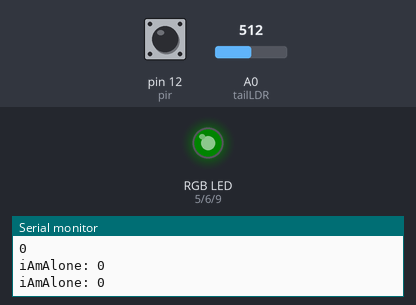
This sketch was run on a simulated Arduino Uno, built with avr-gcc and run on an emulated ATmega328P. Parts: an RGB LED mixed from three pins (HIGH = lit), the last lines printed to the serial monitor. The inputs (shaded band) are chosen by the test bench; at power-on: A0 (tailLDR) = 512, pin 12 (pir) HIGH. Dim RGB values are drawn brighter than linear.

Above: at 1.2 s.
1.3 s: A0 (tailLDR) set to 105
4.3 s: A0 (tailLDR) set to 90
7.3 s: pin 12 (pir) driven LOW
At 7.45 s:
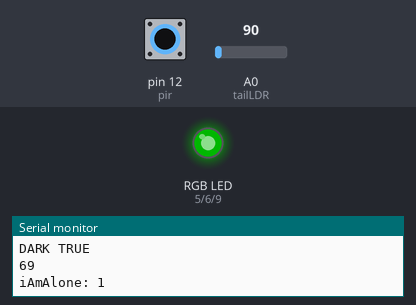
10.3 s: pin 12 (pir) pulsed HIGH 5 times (0.12 s each, 0.3 s apart)
14.8 s: pin 12 (pir) driven HIGH
17.8 s: A0 (tailLDR) set to 110
At 20.89 s:
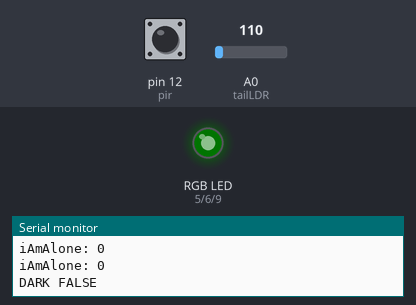
Timing chart, 0 to 21.8 s (numbered marks = the images above; inputs shaded):
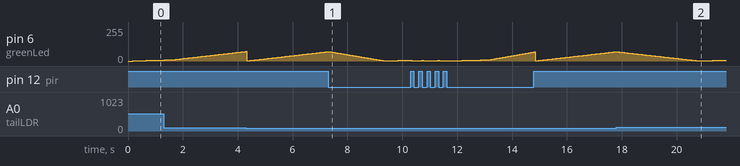

Measured:
- after the input at 17.8 s, pin 9 (blueLed): stays LOW (without the input it goes to HIGH after 3.7 s)

The sketch:

Sleepy.ino
```cpp
#define CALIBRATION_SAMPLES 10
#define MAX_ANGER 777
#define MAX_FADE_TIME 1000
#define DETECTION_RANGE 0.8
#define AVERAGE_LIGHT 100
#define UPDATE_ANGER_TIME 5

// Anger states
#define ANGER1 (MAX_ANGER / 5)
#define ANGER2 2 * (MAX_ANGER / 5)
#define ANGER3 3 * (MAX_ANGER / 5)
#define ANGER4 4 * (MAX_ANGER / 5)

#define MAX_CALM_LIGHT 100
#define MAX_ANALOG_VALUE 255

// Devices
int pir = 12;
int tailLDR = A0;
int voiceBuzzer = 3;
int redLed = 5;
int greenLed = 6;
int blueLed = 9;

// Emotion Variable
int anger = 0;
int RPower = 0;
int GPower = 0;
int BPower = 0;

// Ambient calibration
int nearestWall = 300;

// Time Variables
int initialUpdateTime = 0;
int initalFadeTime = 0;

// Flags
int isIncreasing = 1; // -1 to decrease

void setup()
{
  Serial.begin(9600);
  pinMode(redLed, OUTPUT);
  pinMode(greenLed, OUTPUT);
  pinMode(blueLed, OUTPUT);
  pinMode(voiceBuzzer, OUTPUT);
}

void loop()
{
  if ((iAmAlone() && itIsDark()) || (!iAmAlone() && !itIsDark())) // xNOR equivalent
    calmDown();
  else
    getAnger();

  if (!anger)
    calmBreathe();
  else if (anger >= MAX_ANGER - 20)
    angryMode();
  else
    applyAnger();

  Serial.println(anger);
}

void angryMode()
{
  if (millis() - initalFadeTime > 300)
  {
    if (RPower > 254)
    {
      isIncreasing = -1; // Starts to decrease
      RPower = 0;
      tone(voiceBuzzer, 200 + millis() % 14000);
    }

    else
    {
      isIncreasing = 1; // Starts to decrease
      RPower = 255;
      noTone(voiceBuzzer);
    }

    analogWrite(redLed, RPower);

    initalFadeTime = millis();
  }
}

void calmBreathe()
{
  if (millis() - initalFadeTime > (MAX_FADE_TIME / MAX_CALM_LIGHT))
  {
    if (GPower > MAX_CALM_LIGHT)
    {
      isIncreasing = -1; // Starts to decrease
      delay(150);
    }

    if (GPower < 10)
    {
      isIncreasing = 1; // Starts to decrease
      delay(150);
    }

    GPower = GPower + isIncreasing;
    analogWrite(greenLed, GPower);

    initalFadeTime = millis();
  }
}

void applyAnger()
{
  noTone(voiceBuzzer);
  if (anger < ANGER1)
  {
    RPower = BPower = 0;
    GPower = anger;
  }
  else if (anger < ANGER2)
  {
    RPower = 0;
    GPower = anger;
    BPower = anger - ANGER1;
  }
  else if (anger < ANGER3)
  {
    RPower = GPower = 0;
    BPower = anger - ANGER2;
  }
  else if (anger < ANGER4)
  {
    GPower = 0;
    BPower = anger - ANGER2;
    RPower = anger - ANGER3;
  }
  else
  {
    RPower = anger - ANGER4;
    BPower = GPower = 0;
  }

  analogWrite(redLed, RPower);
  analogWrite(greenLed, GPower);
  analogWrite(blueLed, BPower);
}

void getAnger()
{
  if (millis() - initialUpdateTime > UPDATE_ANGER_TIME)
  {
    if (anger <= MAX_ANGER)
      anger++;
    initialUpdateTime = millis();
  }
}

void calmDown()
{
  if (millis() - initialUpdateTime > UPDATE_ANGER_TIME)
  {
    if (anger > 0)
      anger--;
    initialUpdateTime = millis();
  }
}

bool iAmAlone()
{
  Serial.print("iAmAlone: ");
  Serial.println(!digitalRead(pir));
  return (!digitalRead(pir));
}

bool itIsDark()
{
  if (analogRead(tailLDR) < AVERAGE_LIGHT)
  {
    Serial.println("DARK TRUE");
    return true;
  }
  Serial.println("DARK FALSE");
  return false;
}
```
